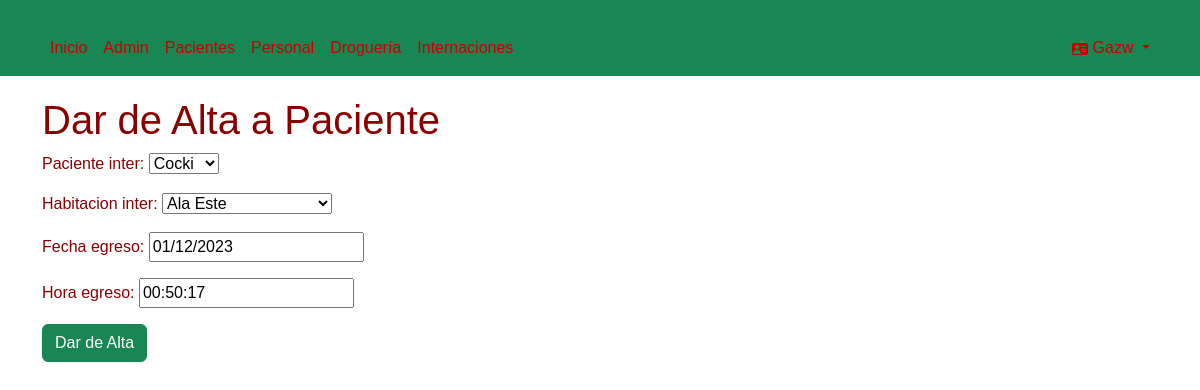
/gestion_internaciones/alta/4 (signed in), run on the app's committed database.
### gestion_internaciones/models.py (models this page shows)
class Internaciones(models.Model):
    paciente_inter = models.ForeignKey("Pacientes", on_delete=models.CASCADE)
    habitacion_inter = models.ForeignKey("Habitaciones", on_delete=models.CASCADE)
    fecha_ingreso = models.DateField(auto_now_add=True)
    hora_ingreso = models.TimeField(auto_now_add=True)
    fecha_egreso = models.DateField(null=True, blank=True)
    hora_egreso = models.TimeField(null=True, blank=True)

### gestion_internaciones/views.py (the view)
# urls.py: path('alta/<int:internaciones_id>', views.altaPaciente, name='alta'),
@login_required
def altaPaciente(request, internaciones_id):
    internacion = Internaciones.objects.get(id=internaciones_id)
    if request.method=='POST':
        form = formalta(request.POST, instance = internacion)
        internacion = form.save(commit=False)
        internacion.fecha_egreso = form.cleaned_data['fecha_egreso']
        internacion.hora_egreso = form.cleaned_data['hora_egreso']
        paciente = internacion.paciente_inter
        paciente.estado_pac = '2'
        if not internacion.fecha_egreso:
            internacion.fecha_egreso = datetime.date.today()
        if not internacion.hora_egreso:
            internacion.hora_egreso = datetime.datetime.now().time()
        paciente.save()
        internacion.save()
        return redirect('internaciones')
    else:
        form = formalta(instance=internacion)
    context={
        'form': form,
        'internacion': internacion
    }
    return render(request, 'internaciones/alta.html',context)

### gestion_internaciones/forms.py
class formalta(forms.ModelForm):
    class Meta:
        model = Internaciones
        fields = '__all__'

### gestion_internaciones/models.py (called while the page is built)
    def __str__(self):
        return self.nombre_pac

    def __str__(self):
        return self.ubicacion_hab

### gestion_internaciones/templates/internaciones/alta.html (shortened to what this page needs)
{% extends "base.html" %}
{% block content %}
    {%if request.user.is_staff%}
    <h1>Dar de Alta a Paciente</h1>
    <form method="post">
        {{ form.as_p }}
        <button type="submit" class="btn btn-success">Dar de Alta</button>
    </form>
    {%else%}
    <h1>No puedes realizar esta accion</h1>
    {%endif%}
{% endblock %}

### gestion_internaciones/templates/partials/navbar.html (shortened to what this page needs)
<nav class="navbar navbar-expand-lg bg-success" data-bs-theme="dark">
    <div class="container">
        <div class="collapse navbar-collapse" id="navbarSupportedContent">
            <ul class="navbar-nav me-auto mb-2 mb-lg-0">
                <li class="nav-item">
                    <a class="nav-link" href="{% url 'home' %}">Inicio</a>
                </li>
                {% if request.user.is_staff %}
                <li class="nav-item">
                    <a class="nav-link" href="{% url 'admin:index' %}">Admin</a>
                </li>
                {% endif %}
            {% if request.user.is_authenticated %}
                <li class="nav-item">
                    <a class="nav-link" href="{% url 'listapacientes' %}">Pacientes</a>
                </li>
                <li class="nav-item">
                    <a class="nav-link" href="{% url 'listapersonal' %}">Personal</a>
                </li>
                <li class="nav-item">
                    <a class="nav-link" href="{% url 'listadrogueria' %}">Droguería</a>
                </li>
                <li class="nav-item">
                    <a class="nav-link" href="{% url 'internaciones' %}">Internaciones</a>
                </li>
            </ul>
                <ul class="navbar-nav">
                    <li class="nav-item dropdown">
                        <a class="nav-link dropdown-toggle" href="#" role="button" data-bs-toggle="dropdown" aria-expanded="false">
                            {{ user.username | capfirst }}
                        </a>
                    </li>
                </ul>
            {% endif %}
        </div>
    </div>
</nav>

### gestion_internaciones/templates/base.html (style rules this page uses)
body { background: url('http://www.sanatoriomoreno.com.ar/Content/images/li-img1.jpg') no-repeat center center fixed; background-size: cover; margin: 0; padding: 0; color: rgb(138, 0, 0); font-family: 'Arial', sans-serif; }
.navbar { background-color: #026bdc; color: #870101; }
.nav-link { color: #c70000; }
.container { margin-top: 20px; }

### data on the page
Internaciones: paciente_inter "Cocki", habitacion_inter "Ala Este", fecha_egreso "01/12/2023", hora_egreso "00:50:17"

### other printed values
{{ user.username | capfirst }} "Gazw"
